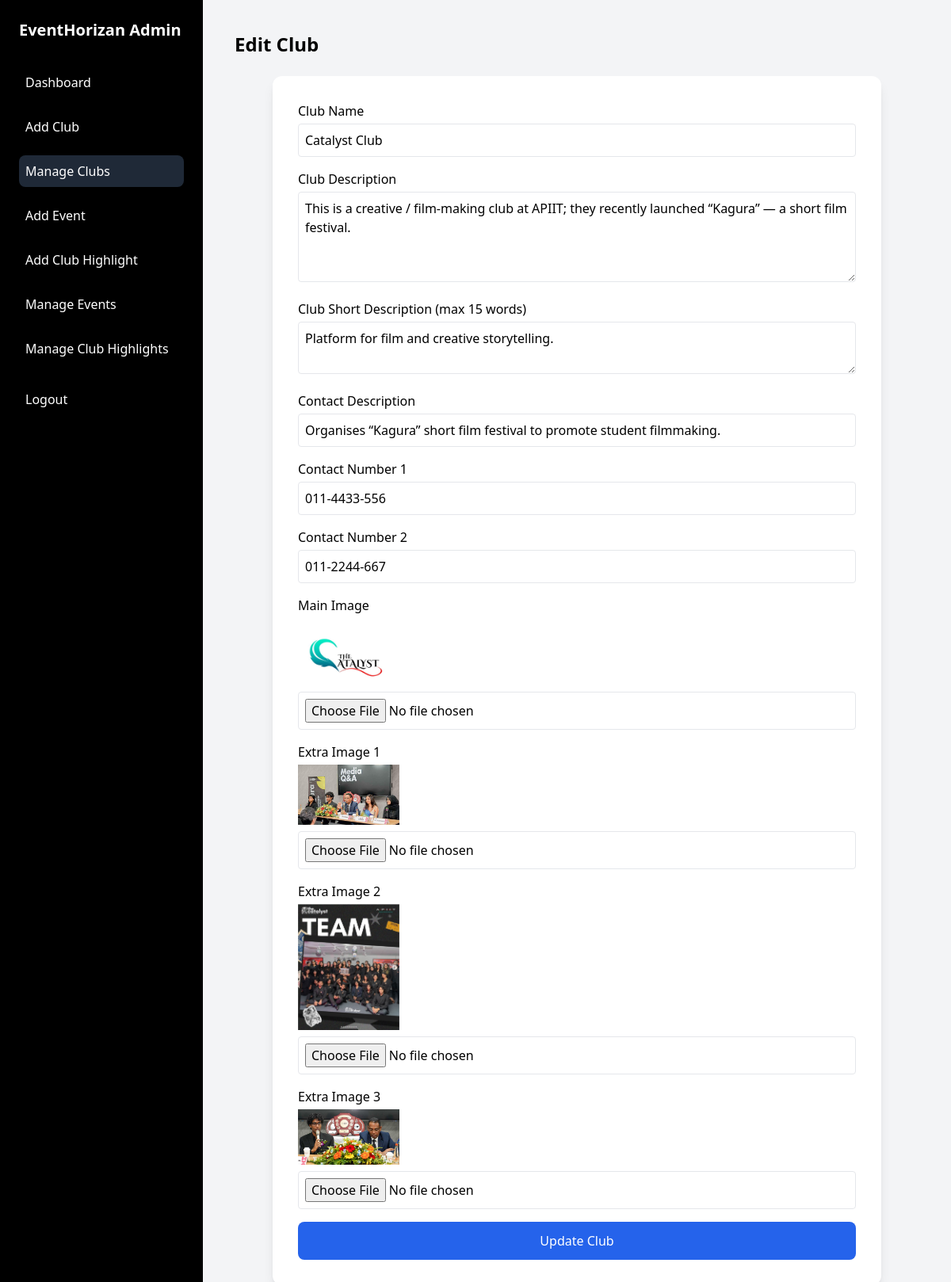
Screenshot of /Admin_Dashboard/edit_club.php?id=22 (signed in) with the database file from the repository.
### tables this page shows
CREATE TABLE `clubs` (
  `id` int(11) NOT NULL,
  `club_name` varchar(255) NOT NULL,
  `club_description` text DEFAULT NULL,
  `short_description` varchar(255) DEFAULT NULL,
  `club_main_image` varchar(255) DEFAULT NULL,
  `club_extra_image_1` varchar(255) DEFAULT NULL,
  `club_extra_image_2` varchar(255) DEFAULT NULL,
  `club_extra_image_3` varchar(255) DEFAULT NULL,
  `created_at` datetime DEFAULT current_timestamp(),
  `contact_description_1` varchar(255) DEFAULT NULL,
  `contact_number_1` varchar(20) DEFAULT NULL,
  `contact_number_2` varchar(20) DEFAULT NULL
);

### Admin_Dashboard/edit_club.php (the view, shortened to what this page needs)
<?php
require_once('../includes/db_connection.php');
$club_id = intval($_GET['id']);
$stmt = $pdo->prepare("SELECT * FROM clubs WHERE id = :id");
$stmt->execute([':id' => $club_id]);
$club = $stmt->fetch(PDO::FETCH_ASSOC);
?>
<!DOCTYPE html>
<html lang="en">
<head>
<script src="https://cdn.tailwindcss.com"></script>
</head>
<body class="font-sans bg-gray-100 flex flex-col md:flex-row min-h-screen">
<aside class="hidden md:flex flex-col w-64 p-6 bg-black text-white flex-shrink-0">
  <h2 class="text-xl font-bold mb-8">EventHorizan Admin</h2>
  <nav class="flex flex-col gap-4 flex-1">
    <a href="dashboard.php" class="flex items-center gap-3 p-2 rounded-lg hover:bg-gray-800">
      Dashboard
    </a>
    <a href="club_add.php" class="flex items-center gap-3 p-2 rounded-lg hover:bg-gray-800">
      Add Club
    </a>
    <a href="manage_clubs.php" class="flex items-center gap-3 p-2 bg-gray-800 rounded-lg">
      Manage Clubs
    </a>
    <a href="event_add.php" class="flex items-center gap-3 p-2 rounded-lg hover:bg-gray-800">
      Add Event
    </a>
    <a href="highlights_add.php" class="flex items-center gap-3 p-2 rounded-lg hover:bg-gray-800">
      Add Club Highlight
    </a>
    <a href="manage_events.php" class="flex items-center gap-3 p-2 rounded-lg hover:bg-gray-800">
      Manage Events
    </a>
    <a href="highlights_manage.php" class="flex items-center gap-3 p-2 rounded-lg hover:bg-gray-800">
      Manage Club Highlights
    </a>
    <a href="admin_logout.php" class="flex items-center gap-3 p-2 rounded-lg hover:bg-gray-800 mt-2">
      Logout
    </a>
  </nav>
</aside>
<main class="flex-1 p-6 md:p-10">
  <h1 class="text-2xl font-semibold mb-6">Edit Club</h1>
  <div class="max-w-3xl bg-white p-8 shadow-lg rounded-xl mx-auto">
    <form action="" method="POST" enctype="multipart/form-data" onsubmit="return validateWordLimit();" class="space-y-4">
      <div>
        <label class="block font-medium mb-1">Club Name</label>
        <input type="text" name="club_name" class="w-full border p-2 rounded"
               value="<?= htmlspecialchars($club['club_name']) ?>" required>
      </div>
      <div>
        <label class="block font-medium mb-1">Club Description</label>
        <textarea name="club_description" rows="4" class="w-full border p-2 rounded" required><?= htmlspecialchars($club['club_description']) ?></textarea>
      </div>
      <div>
        <label class="block font-medium mb-1">Club Short Description (max 15 words)</label>
        <textarea name="short_description" rows="2" class="w-full border p-2 rounded" required><?= htmlspecialchars($club['short_description'] ?? '') ?></textarea>
      </div>
      <div>
        <label class="block font-medium mb-1">Contact Description</label>
        <input type="text" name="contact_description_1" class="w-full border p-2 rounded"
               value="<?= htmlspecialchars($club['contact_description_1'] ?? '') ?>" required>
      </div>
      <div>
        <label class="block font-medium mb-1">Contact Number 1</label>
        <input type="text" name="contact_number_1" class="w-full border p-2 rounded"
               value="<?= htmlspecialchars($club['contact_number_1'] ?? '') ?>" required>
      </div>
      <div>
        <label class="block font-medium mb-1">Contact Number 2</label>
        <input type="text" name="contact_number_2" class="w-full border p-2 rounded"
               value="<?= htmlspecialchars($club['contact_number_2'] ?? '') ?>">
      </div>
      <div>
        <label class="block font-medium mb-1">Main Image</label>
        <?php if($club['club_main_image']): ?>
          <img src="../uploads/<?= $club['club_main_image'] ?>" class="w-32 mb-2">
        <?php endif; ?>
        <input type="file" name="club_main_image" class="w-full border p-2 rounded">
      </div>
      <div>
        <label class="block font-medium mb-1">Extra Image 1</label>
        <?php if($club['club_extra_image_1']): ?>
          <img src="../uploads/<?= $club['club_extra_image_1'] ?>" class="w-32 mb-2">
        <?php endif; ?>
        <input type="file" name="club_extra_image_1" class="w-full border p-2 rounded">
      </div>
      <div>
        <label class="block font-medium mb-1">Extra Image 2</label>
        <?php if($club['club_extra_image_2']): ?>
          <img src="../uploads/<?= $club['club_extra_image_2'] ?>" class="w-32 mb-2">
        <?php endif; ?>
        <input type="file" name="club_extra_image_2" class="w-full border p-2 rounded">
      </div>
      <div>
        <label class="block font-medium mb-1">Extra Image 3</label>
        <?php if($club['club_extra_image_3']): ?>
          <img src="../uploads/<?= $club['club_extra_image_3'] ?>" class="w-32 mb-2">
        <?php endif; ?>
        <input type="file" name="club_extra_image_3" class="w-full border p-2 rounded">
      </div>
      <button type="submit" class="w-full bg-blue-600 text-white p-3 rounded-lg hover:bg-blue-700 transition">
        Update Club
      </button>
    </form>
  </div>
</main>
</body>
</html>

### rows the page displays
clubs: club_name "Catalyst Club", club_description "This is a creative / film-making club at APIIT; they recently launched “Kagura” — a short film festival.", short_description "Platform for film and creative storytelling.", contact_description_1 "Organises “Kagura” short film festival to promote student filmmaking.", contact_number_1 "011-4433-556", contact_number_2 "011-2244-667", club_main_image (picture), club_extra_image_1 (picture), club_extra_image_2 (picture), club_extra_image_3 (picture)
